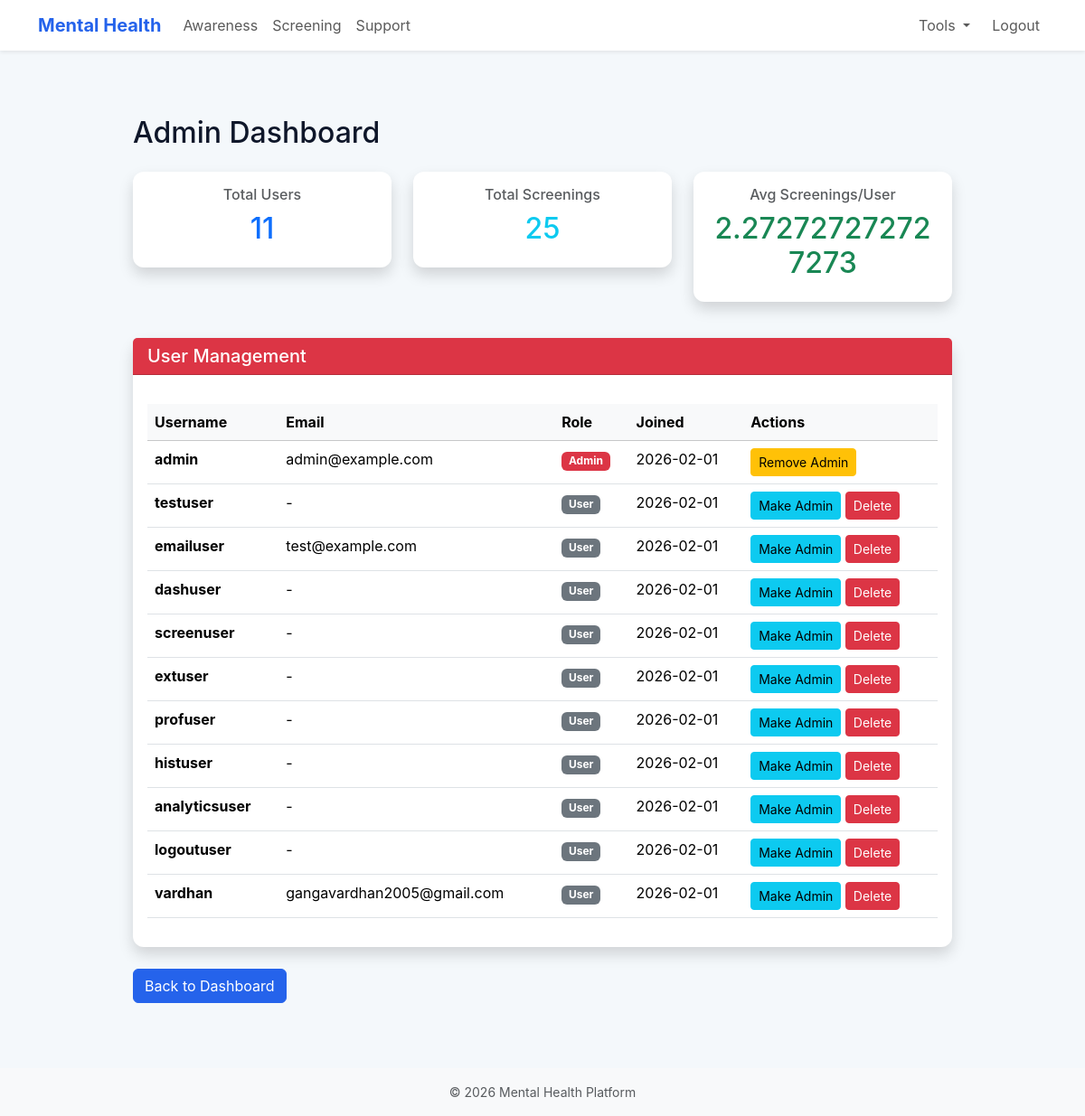
The page /admin (signed in) on the database its author committed.
### models.py (models this page shows, shortened)
class User(Base, UserMixin):
    __tablename__ = 'users'
    id = Column(Integer, primary_key=True)
    username = Column(String(120), unique=True, nullable=False)
    email = Column(String(120), unique=True, nullable=True)
    password = Column(String(255), nullable=False)
    role = Column(String(50), default='user', nullable=False)  # 'user' or 'admin'
    created_at = Column(DateTime, default=datetime.utcnow)
    updated_at = Column(DateTime, default=datetime.utcnow, onupdate=datetime.utcnow)
    bio = Column(Text, nullable=True)
    preferences = Column(Text, nullable=True)  # JSON string for user preferences
    screenings = relationship('Screening', back_populates='user', cascade='all, delete-orphan')
    coping_logs = relationship('CopingLog', back_populates='user', cascade='all, delete-orphan')
    def is_admin(self):
        return self.role == 'admin'

### app.py (the view)
@app.route('/admin')
@admin_required
def admin_dashboard():
    session = SessionLocal()
    try:
        total_users = session.query(User).count()
        total_screenings = session.query(Screening).count()
        users = session.query(User).all()
        return render_template('admin_dashboard.html',
                             total_users=total_users,
                             total_screenings=total_screenings,
                             users=users)
    finally:
        session.close()

### app.py (called while the page is built)
@login_manager.user_loader
def load_user(user_id):
    session = SessionLocal()
    try:
        user = session.query(User).filter(User.id == int(user_id)).first()
        return user
    except:
        return None
    finally:
        session.close()

@app.context_processor
def inject_user():
    return dict(current_user=current_user)

def admin_required(f):
    @wraps(f)
    def decorated_function(*args, **kwargs):
        if not current_user.is_authenticated or not current_user.is_admin():
            flash('Admin access required.', 'danger')
            return redirect(url_for('index'))
        return f(*args, **kwargs)
    return decorated_function

### templates/admin_dashboard.html (shortened to what this page needs)
{% extends "base.html" %}
{% block content %}
<div class="container my-5">
  <div class="row">
    <div class="col-md-10 offset-md-1">
      <h2 class="mb-4">Admin Dashboard</h2>
      <div class="row mb-4">
        <div class="col-md-4 mb-3">
          <div class="card text-center shadow">
            <div class="card-body">
              <h6 class="text-muted">Total Users</h6>
              <h2 class="text-primary">{{ total_users }}</h2>
            </div>
          </div>
        </div>
        <div class="col-md-4 mb-3">
          <div class="card text-center shadow">
            <div class="card-body">
              <h6 class="text-muted">Total Screenings</h6>
              <h2 class="text-info">{{ total_screenings }}</h2>
            </div>
          </div>
        </div>
        <div class="col-md-4 mb-3">
          <div class="card text-center shadow">
            <div class="card-body">
              <h6 class="text-muted">Avg Screenings/User</h6>
              <h2 class="text-success">{{ (total_screenings / total_users) if total_users > 0 else 0 | round(2) }}</h2>
            </div>
          </div>
        </div>
      </div>
      <div class="card shadow">
        <div class="card-header bg-danger text-white">
          <h5 class="mb-0">User Management</h5>
        </div>
        <div class="card-body">
          <div class="table-responsive">
            <table class="table table-hover">
              <thead class="table-light">
                <tr>
                  <th>Username</th>
                  <th>Email</th>
                  <th>Role</th>
                  <th>Joined</th>
                  <th>Actions</th>
                </tr>
              </thead>
              <tbody>
                {% for user in users %}
                <tr>
                  <td><strong>{{ user.username }}</strong></td>
                  <td>{{ user.email or '-' }}</td>
                  <td>
                    {% if user.is_admin() %}
                      <span class="badge bg-danger">Admin</span>
                    {% else %}
                      <span class="badge bg-secondary">User</span>
                    {% endif %}
                  </td>
                  <td>{{ user.created_at.strftime('%Y-%m-%d') }}</td>
                  <td>
                    <form method="POST" style="display: inline;">
                      <button type="submit" formaction="/admin/users/{{ user.id }}/toggle-admin"
                              class="btn btn-sm {% if user.is_admin() %}btn-warning{% else %}btn-info{% endif %}">
                        {% if user.is_admin() %}Remove Admin{% else %}Make Admin{% endif %}
                      </button>
                      {% if user.id != current_user.id %}
                        <button type="submit" formaction="/admin/users/{{ user.id }}/delete"
                                class="btn btn-sm btn-danger"
                                onclick="return confirm('Are you sure?')">
                          Delete
                        </button>
                      {% endif %}
                    </form>
                  </td>
                </tr>
                {% endfor %}
              </tbody>
            </table>
          </div>
        </div>
      </div>
      <div class="mt-4">
        <a href="/dashboard" class="btn btn-primary">Back to Dashboard</a>
      </div>
    </div>
  </div>
</div>
{% endblock %}

### static/style.css (style rules this page uses)
:root { --brand: #2563eb; --muted: #6b7280; --bg: #f4f8fb; --card: #ffffff; }
* { box-sizing: border-box; }
html, body { height: 100%; }
body { font-family: "Inter", system-ui, -apple-system, "Segoe UI", Roboto, "Helvetica Neue", Arial, "Noto Sans", "Liberation Sans", sans-serif; background: var(--bg); color: #0f172a; -webkit-font-smoothing: antialiased; -moz-osx-font-smoothing: grayscale; }
a { text-decoration: none; }
.card { background: var(--card); border: 0; border-radius: 12px; box-shadow: 0 6px 18px rgba(16,24,40,0.06); }
.btn-primary { background-color: var(--brand); border-color: var(--brand); }
.table-responsive { margin-top: 1rem; }

### rows shown on the page
User: username "admin", email "admin@example.com", role "Admin", created_at "2026-02-01"
User: username "testuser", email "-", role "User", created_at "2026-02-01"
User: username "emailuser", email "test@example.com", role "User", created_at "2026-02-01"
User: username "dashuser", email "-", role "User", created_at "2026-02-01"
User: username "screenuser", email "-", role "User", created_at "2026-02-01"
User: username "extuser", email "-", role "User", created_at "2026-02-01"
User: username "profuser", email "-", role "User", created_at "2026-02-01"
User: username "histuser", email "-", role "User", created_at "2026-02-01"
User: username "analyticsuser", email "-", role "User", created_at "2026-02-01"
User: username "logoutuser", email "-", role "User", created_at "2026-02-01"
User: username "vardhan", email "gangavardhan2005@gmail.com", role "User", created_at "2026-02-01"

### other values the page prints
{{ total_users }} "11"
{{ total_screenings }} "25"
{{ (total_screenings / total_users) if total_users > 0 else 0 | round(2) }} "2.272727272727273"
